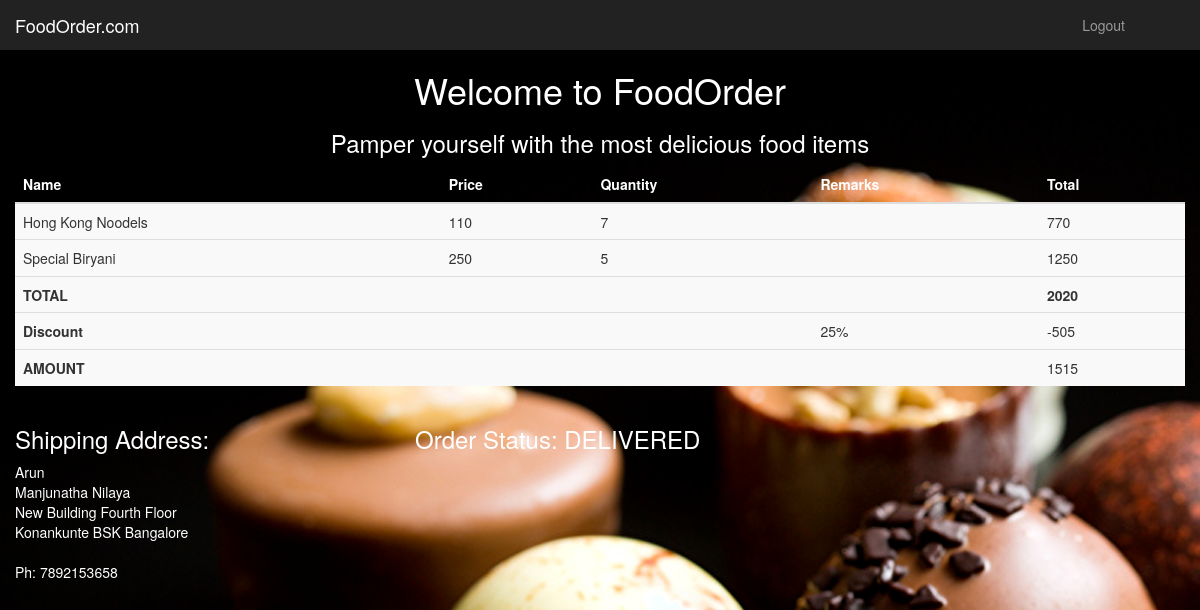
Screenshot of /customer/placeorder.php?order=21 (signed in) with the database file from the repository.
### tables this page shows
CREATE TABLE `order_fooditems` (
  `order_id` int(11) NOT NULL,
  `fooditems_id` int(11) NOT NULL,
  `quantity` int(11) NOT NULL,
  `remarks` text NOT NULL
);

CREATE TABLE `fooditems` (
  `id` int(11) NOT NULL,
  `itemname` varchar(20) NOT NULL,
  `category_id` int(11) NOT NULL,
  `price` int(11) NOT NULL
);

CREATE TABLE `discount` (
  `id` int(11) NOT NULL,
  `code` varchar(15) NOT NULL,
  `percent` int(11) NOT NULL,
  `minprice` int(11) NOT NULL,
  `status` tinyint(1) NOT NULL DEFAULT '1'
);

CREATE TABLE `address` (
  `id` int(11) NOT NULL,
  `user_id` int(11) NOT NULL,
  `name` varchar(50) NOT NULL,
  `line1` text NOT NULL,
  `line2` text,
  `city` varchar(30) NOT NULL,
  `phone` varchar(10) NOT NULL
);

### customer/placeorder.php (the view, shortened to what this page needs)
<?php
    if(isset($_POST)&& !empty($_POST)){
        $orderid=$_POST['orderno'];
    }else if(isset($_GET['order'])) $orderid=$_GET['order'];
    $sql="SELECT * FROM `order_fooditems` join fooditems on order_fooditems.fooditems_id = fooditems.id WHERE order_id = {$orderid} ";
    $order=mysql_query($sql);
    $sql="SELECT * from orders where id={$orderid}";
    $result=mysql_query($sql);
    $details=mysql_fetch_assoc($result);
    if(isset($_POST['coupon'])){
        $sql="SELECT * from discount where id = {$_POST['coupon']}";
        $coupon=mysql_query($sql);
        $discount=mysql_fetch_assoc($coupon);
        $disc=$discount['percent']/100;
    }else{
        $sql="SELECT * from discount where id = {$details['discount_id']}";
        $coupon=mysql_query($sql);
        $discount=mysql_fetch_assoc($coupon);
        $disc=$discount['percent']/100;
    }
    if(isset($_POST['addr'])){
        $sql="SELECT * from address where id = {$_POST['addr']}";
        $addr=mysql_query($sql);
        $address=mysql_fetch_assoc($addr);
    }else{
        $sql="SELECT * from address where id = {$details['addressid']}";
        $addr=mysql_query($sql);
        $address=mysql_fetch_assoc($addr);
    }
?>
<!DOCTYPE html>
<html lang="en">
<head>
    <link href="../assets/bootstrap/css/bootstrap.min.css" rel="stylesheet">
    <link href="../assets/css/dashboard3.css" rel="stylesheet">
  </head>
  <body>
    <nav class="navbar navbar-inverse navbar-fixed-top">
      <div class="container-fluid">
        <div class="navbar-header">
          <a class="navbar-brand" href="index.php">FoodOrder.com</a>
        </div>
        <div id="navbar" class="navbar-collapse collapse">
          <ul class="nav navbar-nav navbar-right">
            <li><a href="#"></a></li>
            <li><a href="../logout.php">Logout</a></li>
            <li><a href="#"></a></li>
            <li><a href="#"></a></li>
          </ul>
        </div>
      </div>
    </nav>
    <div class="container">
		<h1 style="color:#fff"><center>Welcome to FoodOrder</center></h1>
		<h3 style="color:#fff"><center>Pamper yourself with the most delicious food items</center></h3>
        <div class="row">
            <table class="table table-striped">
				<thead style="color:#fff">
				<tr>
					<th>Name</th>
                    <th>Price</th>
					<th>Quantity</th>
                    <th>Remarks</th>
					<th>Total</th>
				</tr>
				</thead>
                <tbody>
                <?php
                    $total=0;
                    while($item=mysql_fetch_assoc($order)){
                ?>
                <tr>
                    <td><?= $item['itemname'] ?></td>
                    <td><?= $item['price'] ?></td>
                    <td><?= $item['quantity'] ?></td>
                    <td><?= $item['remarks'] ?></td>
                    <td><?= $item['price']*$item['quantity']  ?></td>
                </tr>
                <?php
                        $total+=$item['price']*$item['quantity'];
                    }
                ?>
                <tr>
                    <th>TOTAL</th>
                    <td></td>
                    <td></td>
                    <td></td>
                    <th><?=$total?></th>
                </tr>
                <?php
                    if(isset($disc)) {
                        $disc=$total*$disc;
                        $total=$total-$disc;
                ?>
                    <tr>
                        <th>Discount</th>
                        <td></td>
                        <td></td>
                        <td><?=$discount['percent']?>%</td>
                        <td>-<?=$disc?></td>
                    </tr>
                    <tr>
                        <th>AMOUNT</th>
                        <td></td>
                        <td></td>
                        <td></td>
                        <td><?=$total?></td>
                    </tr>
                    <?php
                }
                    ?>
                </tbody>
            </table>
            <div class="row">
                <div class="col-md-4" style="color:#fff">
                    <h3>Shipping Address:</h3>
                    <?=$address["name"] ?>
                    <br><?=$address["line1"] ?>
                    <br><?=$address["line2"] ?>
                    <br><?=$address["city"] ?>
                    <br>
                    <br style="color:#fff">Ph: <?=$address["phone"] ?>
                </div>
                <div class="col-md-8">
                            <h3 style="color:#fff">Order Status: <?php
                                switch($details['status']){
                                    case 4: echo "DELIVERED"; break;
                                }
                            ?></h3>
               </div>
            </div>
        </div>
</body></html>

### assets/css/dashboard3.css (style rules this page uses)
body { padding-top: 50px; background: url("includes/food4.jpg"); }
.navbar-fixed-top { border: 0; }

### rows the page displays
order_fooditems: fooditems.itemname "Hong Kong Noodels", fooditems.price "110", quantity "7", $item['price']*$item['quantity'] "770"
order_fooditems: fooditems.itemname "Special Biryani", fooditems.price "250", quantity "5", $item['price']*$item['quantity'] "1250"
discount: percent "25"
address: name "Arun", line1 "Manjunatha Nilaya", line2 "New Building Fourth Floor", city "Konankunte BSK Bangalore", phone "7892153658"

### other values shown
$total "2020"
$disc "505"
$total "1515"
